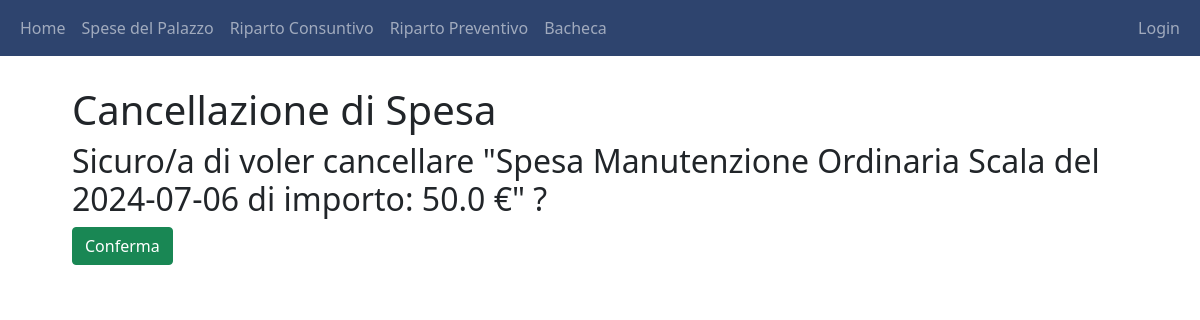
The app's page /cancella_spesa/13/, older data.
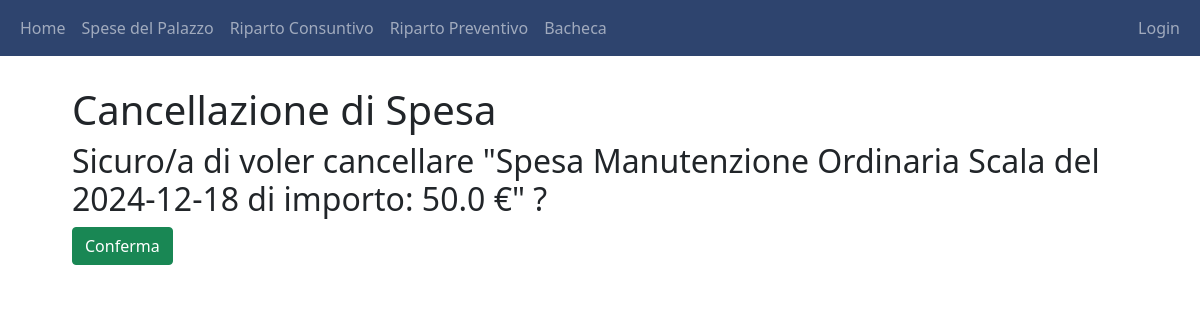
The same page, newer data.
### Condominio/models.py (models this page shows)
class Spesa(models.Model):
    class Tipologie(models.TextChoices):
        LUCE_PALAZZINA="Luce Palazzina"
        SCALE_PALAZZINA="Scale Palazzina"
        MANUTENZIONE_ORDINARIA="Manutenzione Ordinaria"
        MANUTENZIONE_ORDINARIA_COMUNE="Manutenzione Ordinaria Comune"
        MANUTENZIONE_ORDINARIA_SCALA="Manutenzione Ordinaria Scala"
        SPESA_GENERALE="Spese Generali"
        SPESA_STRAORDINARIA="Spese Straordinarie"
        SPESA_STRAORDINARIA_EDIFICIO="Spesa Straordinaria Edificio"
        SPESA_STRAORDINARIA_SCALE="Spesa Straordinaria Scale"
        SPESA_STRAORDINARIA_ANTENNE="Spesa Straordinaria Antenne"
        SPESE_DIVERSE="Spese Diverse"
    fornitore=models.ForeignKey(Fornitore, on_delete=models.PROTECT, default=None)
    data=models.DateField("Data")
    tipologia=models.TextField("Tipologia", choices=Tipologie.choices, default=Tipologie.SPESE_DIVERSE, max_length=200)
    descrizione=models.CharField(default=None, max_length=200)
    assegnatario=models.ManyToManyField(Interno)
    importo=models.FloatField("Totale", default=0)
    def __str__(self):
        out = "Spesa " + self.tipologia + " del " + str(self.data) + " di importo: " + str(self.importo) + " €"
        return out
    class Meta:
        verbose_name_plural="Spese"

### Condominio/views.py (the view)
# urls.py: path("cancella_spesa/<pk>/", views.DeleteSpesaView.as_view(),name="cancella_spesa"),
class DeleteSpesaView(DeleteEntitaView):
    model = Spesa

### Condominio/views.py (called while the page is built)
    def get_context_data(self, **kwargs):
        ctx = super().get_context_data()
        if self.model == Interno:
            entita = "Interno"
        if self.model == Spesa:
            entita = "Spesa"
        if self.model == DocumentiPalazzo:
            entita = "DocumentiPalazzo"
        if self.model == Verbale:
            entita = "Verbale"
        if self.model == Lettera_Convocazione:
            entita = "LetteraConvocazione"
        if self.model == Fornitore:
            entita = "Fornitore"
        ctx["entita"] = entita
        return ctx

### Condominio/templates/Condominio_main/cancella_elemento.html (shortened to what this page needs)
{% extends 'Condominio_main/base.html' %}
{% load crispy_forms_tags %}
{% block content %}
<div style="margin: 30px">
    <h1>Cancellazione di {{entita}}</h1>
    <form method="post">
        <h2>Sicuro/a di voler cancellare "{{object}}" ?</h2>
        <button type="submit" class="btn btn-success">Conferma</button>
    </form>
</div>
{% endblock %}

Row changes from the older to the newer data that the page shows:
changed Spesa: tipologia+data+importo "Spesa Manutenzione Ordinaria Scala del 2024-07-06 di importo: 50.0 €" → "Spesa Manutenzione Ordinaria Scala del 2024-12-18 di importo: 50.0 €"
